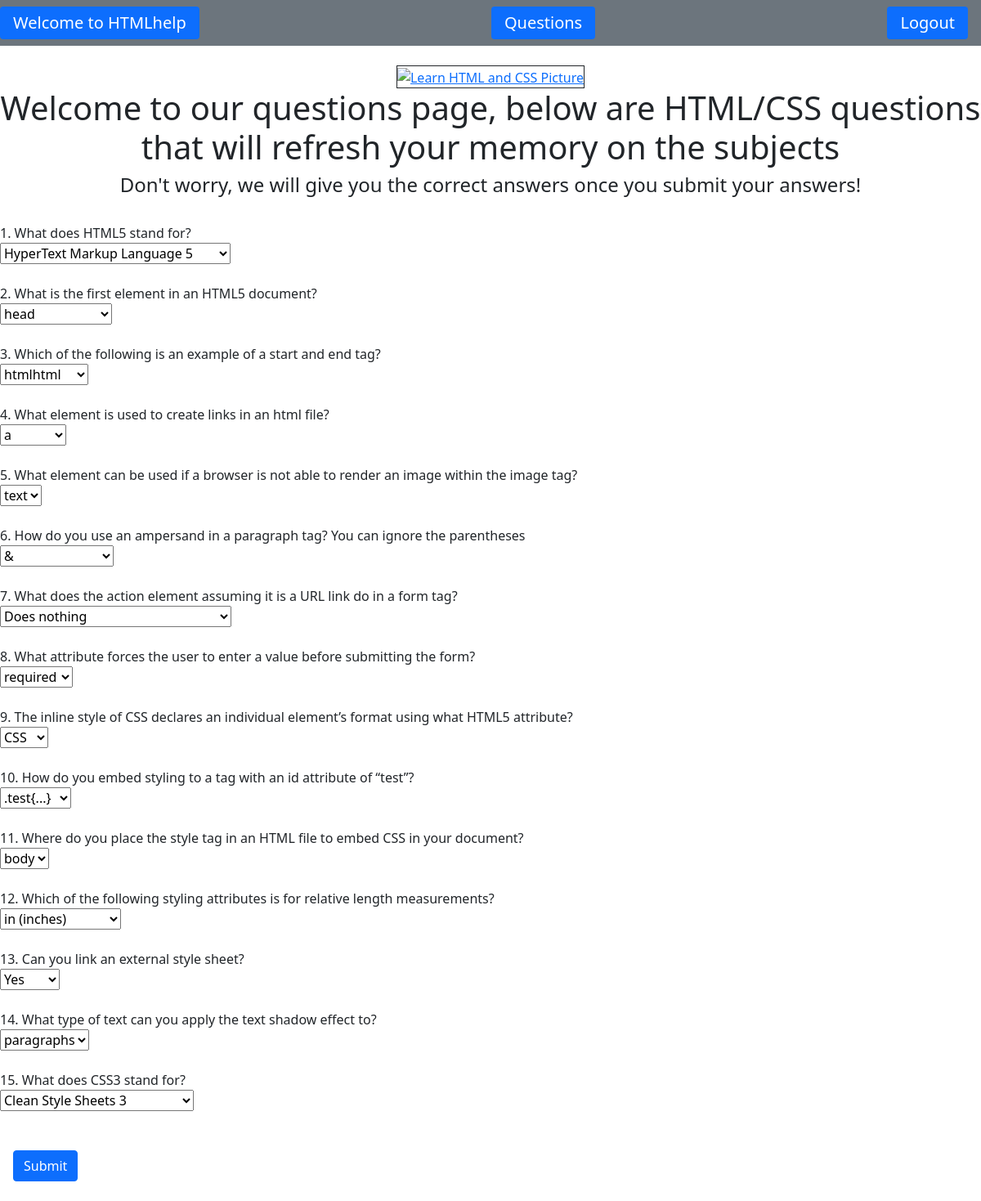
The page /questions.php on the database its author committed.
### tables this page shows
CREATE TABLE `questions` (
  `Question` varchar(5000) DEFAULT NULL,
  `Choice1` varchar(255) DEFAULT NULL,
  `Choice2` varchar(255) DEFAULT NULL,
  `Choice3` varchar(255) DEFAULT NULL,
  `Choice4` varchar(255) DEFAULT NULL,
  `Answer` varchar(255) DEFAULT NULL
);

### questions.php (the view, shortened to what this page needs)
<?php
require_once 'db_connection.php';
$query = $db->prepare('SELECT * FROM questions');
$query->execute();
$result = $query->fetchAll();
?>
<!doctype html>
<html lang="en">
<head>
    <link href="https://cdn.jsdelivr.net/npm/bootstrap@5.1.3/dist/css/bootstrap.min.css" rel="stylesheet">
</head>
<body>
    <nav class="nav nav-pills justify-content navbar navbar-dark bg-secondary">
        <a class="text-sm-center nav-link active navbar-brand" aria-current="page" href="index.php">Welcome to HTMLhelp</a>
        <a class="text-sm-center nav-link active navbar-brand" aria-current="page" href="questions.php">Questions</a>
        <a class="nav-link text-sm-left nav-link active navbar-brand" href="logout.php" role="button" aria-expanded="page">Logout</a>
    </nav><br>
    <center>
        <span class="border border-dark" style="display: inline-block;">
            <a href="questions.php"><img src="learn-html-and-css-copy.png" width="360" height="150" alt="Learn HTML and CSS Picture"></a>
        </span>
    </center>
    <h1>
        <center>Welcome to our questions page, below are HTML/CSS questions that will refresh your memory on the subjects</center>
    </h1>
    <h4>
        <center>Don't worry, we will give you the correct answers once you submit your answers!</center>
    </h4>
    <br>
    <form action="answers.php" method="post">
        <?php
        if ($result) {
            $i = 0;
            foreach ($result as $row) {
                echo $i + 1 . ". " . '<label for="question">' . $row['Question'] . '</label>';
                echo "<br>";
                echo '<select id="question" name="question">';
                for ($j = 0; $j < 4; $j++) {
                    echo '<option value="$row[$j + 1]" name="Choice">' . $row[$j + 1] . '</option>';
                }
                $i = $i + 1;
                echo '</select>';
                echo '<br><br>';
            }
        }
        ?>
        <br>
        <div style="padding-left: 1em;">
            <button type="submit" class="btn btn-primary">Submit</button>
        </div>
        <br>
    </form>
</body>
</html>

### rows shown on the page
questions: Question "What does HTML5 stand for?", question "HyperText Markup Language 5"
questions: Question "What is the first element in an HTML5 document?", question "head"
questions: Question "Which of the following is an example of a start and end tag?", question "htmlhtml"
questions: Question "What element is used to create links in an html file?", question "a"
questions: Question "What element can be used if a browser is not able to render an image within the image tag?", question "text"
questions: Question "How do you use an ampersand in a paragraph tag? You can ignore the parentheses", question "&"
questions: Question "What does the action element assuming it is a URL link do in a form tag?", question "Does nothing"
questions: Question "What attribute forces the user to enter a value before submitting the form?", question "required"
questions: Question "The inline style of CSS declares an individual element’s format using what HTML5 attribute?", question "CSS"
questions: Question "How do you embed styling to a tag with an id attribute of “test”?", question ".test{...}"
questions: Question "Where do you place the style tag in an HTML file to embed CSS in your document?", question "body"
questions: Question "Which of the following styling attributes is for relative length measurements?", question "in (inches)"
questions: Question "Can you link an external style sheet?", question "Yes"
questions: Question "What type of text can you apply the text shadow effect to?", question "paragraphs"
questions: Question "What does CSS3 stand for?", question "Clean Style Sheets 3"
